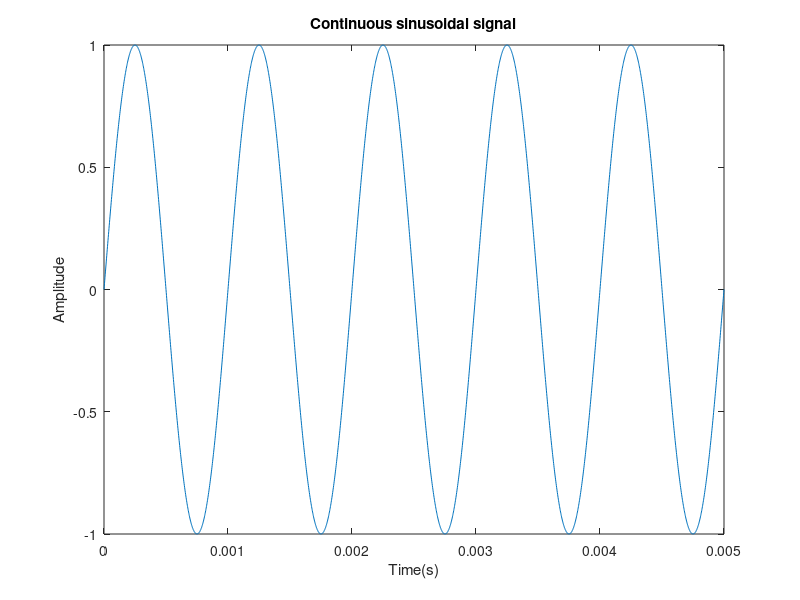

This chart was generated by the following MATLAB code: (Note: this script raises an error after producing the figure.)
clc;
close all;
clear all;
fs=500e3;
f=1000;
nCyl=5;
tt=0:1/fs:nCyl*1/f;
x=sin(2*pi*f*tt);
figure;
plot(tt,x)
title('Continuous sinusoidal signal')
xlabel('Time(s)');
ylabel('Amplitude');
load preictal50.mat;
s=preictal;

% p=plot(s(1:1024));
% title('EEG Signal')
count=0; 
itr=0;
% imf = emd(s);
% function imf = emd(s)

c = s(:)'; % copy of the input signal (as a row vector)
% c=sgolayfilt(p,5,33);
% for input sine wave
% c=x;
N = length(c);


% loop to decompose the input signal into successive IMF

imf = []; % Matrix which will contain the successive IMF, and the residue

while (1) % the stop criterion is tested at the end of the loop
   
 
   % inner loop to find each imf
  
   h = c; % at the beginning of the sifting process, h is the signal
   SD = 1; % Standard deviation which will be used to stop the sifting process
   
   while SD > 0.3
      % while the standard deviation is higher than 0.3 (typical value)
      
      % find local max/min points
      d = diff(h); % approximate derivative
      maxmin = []; % to store the optima (min and max without distinction so far)
      for i=1:N-2
         if d(i)==0                        % we are on a zero
            maxmin = [maxmin, i];
         elseif sign(d(i))~=sign(d(i+1))   % we are straddling a zero so
            maxmin = [maxmin, i+1];        % define zero as at i+1 (not i)
         end
      end
      
      if size(maxmin,2) < 2 % then it is the residue
         break
      end
      
      % divide maxmin into maxes and mins
      if maxmin(1)>maxmin(2)              % first one is a max not a min
         maxes = maxmin(1:2:length(maxmin));
         mins  = maxmin(2:2:length(maxmin));
      else                                % is the other way around
         maxes = maxmin(2:2:length(maxmin));
         mins  = maxmin(1:2:length(maxmin));
      end
      
      % make endpoints both maxes and mins
      maxes = [1 maxes N];
      mins  = [1 mins  N];
      
      
      %-------------------------------------------------------------------------
      % spline interpolate to get max and min envelopes; form imf
      maxenv = spline(maxes,h(maxes),1:N);
      minenv = spline(mins, h(mins),1:N);
      
      m = (maxenv + minenv)/2; % mean of max and min enveloppes
      prevh = h; % copy of the previous value of h before modifying it
%       figure;
%     hold on
%     plot(c(1:252),'-k');
%     plot(maxenv(1:252),'-b');
%     plot(minenv(1:252),'-b');
%     plot(m(1:252),'-r');
%     hold off;
%     pause(20);
%     close all;
      h = h - m; % substract mean to h
       
      % calculate standard deviation
      eps = 0.0000001; % to avoid zero values
      SD = sum ( ((prevh - h).^2) ./ (prevh.^2 + eps) );
      itr=itr+1; 
   end
   
   imf = [imf; h]; % store the extracted IMF in the matrix imf
   % if size(maxmin,2)<2, then h is the residue
   count=count+1;
   % stop criterion of the algo.
    
   if size(maxmin,2) < 2
      break
   end

   c = c - h;
  
   % substract the extracted IMF from the signal
 

end
finalitr=itr;
figure;
fig=figure;
for ii=1:count
    
  subplot(count,1,ii);
  plot(imf(ii,:));
  title(sprintf("IMF: %d",ii),'FontSize', 12);
 han=axes(fig,'visible','off'); 
han.Title.Visible='on';
han.XLabel.Visible='on';
han.YLabel.Visible='on';
ylabel(han,'Frequency');
xlabel(han,'Time');
title(han,'IMFs generated by EMD');    
end
hold off;


% return

% end
%code for PSD
Fs=200;
p=imf(:,1)';
[Pxx,F] = periodogram(p,rectwin(length(p)),length(p),Fs);
 delta1 = bandpower(Pxx,F,[0 4],'psd');
 theta1=bandpower(Pxx,F,[4 8],'psd');
 alpha1 = bandpower(Pxx,F,[8 12],'psd');
 beta1=bandpower(Pxx,F,[12 35],'psd');
 gamma1=bandpower(Pxx,F,[35 70],'psd');
 p=imf(:,2)';
[Pxx,F] = periodogram(p,rectwin(length(p)),length(p),Fs);
 delta2 = bandpower(Pxx,F,[0 4],'psd');
 theta2=bandpower(Pxx,F,[4 8],'psd');
 alpha2 = bandpower(Pxx,F,[8 12],'psd');
 beta2=bandpower(Pxx,F,[12 35],'psd');
 gamma2=bandpower(Pxx,F,[35 70],'psd');
 p=imf(:,3)';
[Pxx,F] = periodogram(p,rectwin(length(p)),length(p),Fs);
 delta3 = bandpower(Pxx,F,[0 4],'psd');
 theta3=bandpower(Pxx,F,[4 8],'psd');
 alpha3 = bandpower(Pxx,F,[8 12],'psd');
 beta3=bandpower(Pxx,F,[12 35],'psd');
 gamma3=bandpower(Pxx,F,[35 70],'psd');
 p=imf(:,4)';
[Pxx,F] = periodogram(p,rectwin(length(p)),length(p),Fs);
delta4 = bandpower(Pxx,F,[0 4],'psd');
 theta4=bandpower(Pxx,F,[4 8],'psd');
 alpha4 = bandpower(Pxx,F,[8 12],'psd');
 beta4=bandpower(Pxx,F,[12 35],'psd');
 gamma4=bandpower(Pxx,F,[35 70],'psd');
p=imf(:,5)';
[Pxx,F] = periodogram(p,rectwin(length(p)),length(p),Fs);
delta5 = bandpower(Pxx,F,[0 4],'psd');
 theta5=bandpower(Pxx,F,[4 8],'psd');
 alpha5 = bandpower(Pxx,F,[8 12],'psd');
 beta5=bandpower(Pxx,F,[12 35],'psd');
 gamma5=bandpower(Pxx,F,[35 70],'psd');

 %code for variance of whole signal
wholevar = var(c)
%code for variance of imfs of signal after decomposition
m=imf(:,1)';
y1 = var(m)
m=imf(:,2)';
y2 = var(m)
m=imf(:,3)';
y3 = var(m)
m=imf(:,4)';
y4 = var(m)
m=imf(:,5)';
y5 = var(m)
m=imf(:,6)';
y6 = var(m)
m=imf(:,7)';
y7 = var(m)
m=imf(:,8)';
y8 = var(m)
m=imf(:,9)';
y9 = var(m)
m=imf(:,10)';
y10 = var(m)
m=imf(:,11)';
y11 = var(m)
m=imf(:,12)';
y12 = var(m)
m=imf(:,13)';
y13 = var(m)
ivar=y1+y2+y3+y4+y5+y6+y7+y8+y9+y10+y11+y12+y13;
%mean
wholemean = mean(c)
%code for mean of imfs of signal after decomposition
n=imf(:,1)';
my1 = mean(n)
n=imf(:,2)';
my2 = mean(n)
n=imf(:,3)';
my3 = mean(n)
n=imf(:,4)';
my4 = mean(n)
n=imf(:,5)';
my5 = mean(n)
n=imf(:,6)';
my6 = mean(n)
n=imf(:,7)';
my7 = mean(n)
n=imf(:,8)';
my8 = mean(n)
n=imf(:,9)';
my9 = mean(n)
n=imf(:,10)';
my10 = mean(n)
n=imf(:,11)';
my11 = mean(n)
n=imf(:,12)';
my12 = mean(n)
n=imf(:,13)';
my13 = mean(n)
imean=my1+my2+my3+my4+my5+my6+my7+my8+my9+my10+my11+my12+my13;
%code for standard deviation of whole signal
wholestd=std(c)
%code for standard deviation of imfs
ss=imf(:,1)';
sv1=std(ss)

ss=imf(:,2)';
sv2=std(ss)
ss=imf(:,3)';
sv3=std(ss)
ss=imf(:,4)';
sv4=std(ss)
ss=imf(:,5)';
sv5=std(ss)
ss=imf(:,6)';
sv6=std(ss)
ss=imf(:,7)';
sv7=std(ss)
ss=imf(:,8)';
sv8=std(ss)
ss=imf(:,9)';
sv9=std(ss)
ss=imf(:,10)';
sv10=std(ss)
ss=imf(:,11)';
sv11=std(ss)
ss=imf(:,12)';
sv12=std(ss)
ss=imf(:,13)';
sv13=std(ss)
isd=sv1+sv2+sv3+sv4+sv5+sv6+sv7+sv8+sv9+sv10+sv11+sv12+sv13;


%code for skewness of whole signal and resconstructed signal
wholesk = skewness(c)
ss=imf(:,1)';
sk1=skewness(ss)

ss=imf(:,2)';
sk2=skewness(ss)
ss=imf(:,3)';
sk3=skewness(ss)
ss=imf(:,4)';
sk4=skewness(ss)
ss=imf(:,5)';
sk5=skewness(ss)
ss=imf(:,6)';
sk6=skewness(ss)
ss=imf(:,7)';
sk7=skewness(ss)
ss=imf(:,8)';
sk8=skewness(ss)
ss=imf(:,9)';
sk9=skewness(ss)
ss=imf(:,10)';
sk10=skewness(ss)
ss=imf(:,11)';
sk11=skewness(ss)
ss=imf(:,12)';
sk12=skewness(ss)
ss=imf(:,13)';
sk13=skewness(ss)
isk=sk1+sk2+sk3+sk4+sk5+sk6+sk7+sk8+sk9+sk10+sk11+sk12+sk13;

 %code for boxplot
 figure;
 boxplot(imf')
xlabel('IMF')
ylabel('Sifting Iterations')

title('Box plot of EMD')
%code for reconstruction signal
rs=imf(:,1)'+imf(:,2)'+imf(:,3)'+imf(:,4)'+imf(:,5)'+imf(:,6)'+imf(:,7)'+imf(:,8)'+imf(:,9)'+imf(:,10)'+imf(:,11)'+imf(:,12)'+imf(:,13)'

figure;
subplot(2,1,1);
plot(rs);xlabel('time(s)')
title('Reconstructed signal from EMD')
subplot(2,1,2);
plot(c);
xlabel('time(s)')
ylabel('freq')
title('Original Signal')

% code for SSA
t = (1:N)';
newcolors = {'#F00','#F80','#FF0','#0B0','#00F','#50F','#A0F'};
%  newcolors = { 'cyan','magenta','black',' blue', 'green', 'red','yellow'};
figure;
colororder(newcolors)

set(gcf,'name','SSA of IMFs produced by EMD')
clf;
plot(t,c,t,sum(imf(:,:),12));
ylabel('Power')
xlabel('Frequency(Hz)')
legend('Original','Complete reconstruction');
title('SSA of IMFs produced using EMD')

figure;
%histogram plot
histogram(imf);
title('Histogram for IMFs generated by EMD')
xlabel('IMF(s)');
ylabel('Iterations');

figure;
%mesh plot
mesh(imf);
title('Mesh for IMFs generated by EMD')
xlabel('IMF(s)');
ylabel('Occurence');